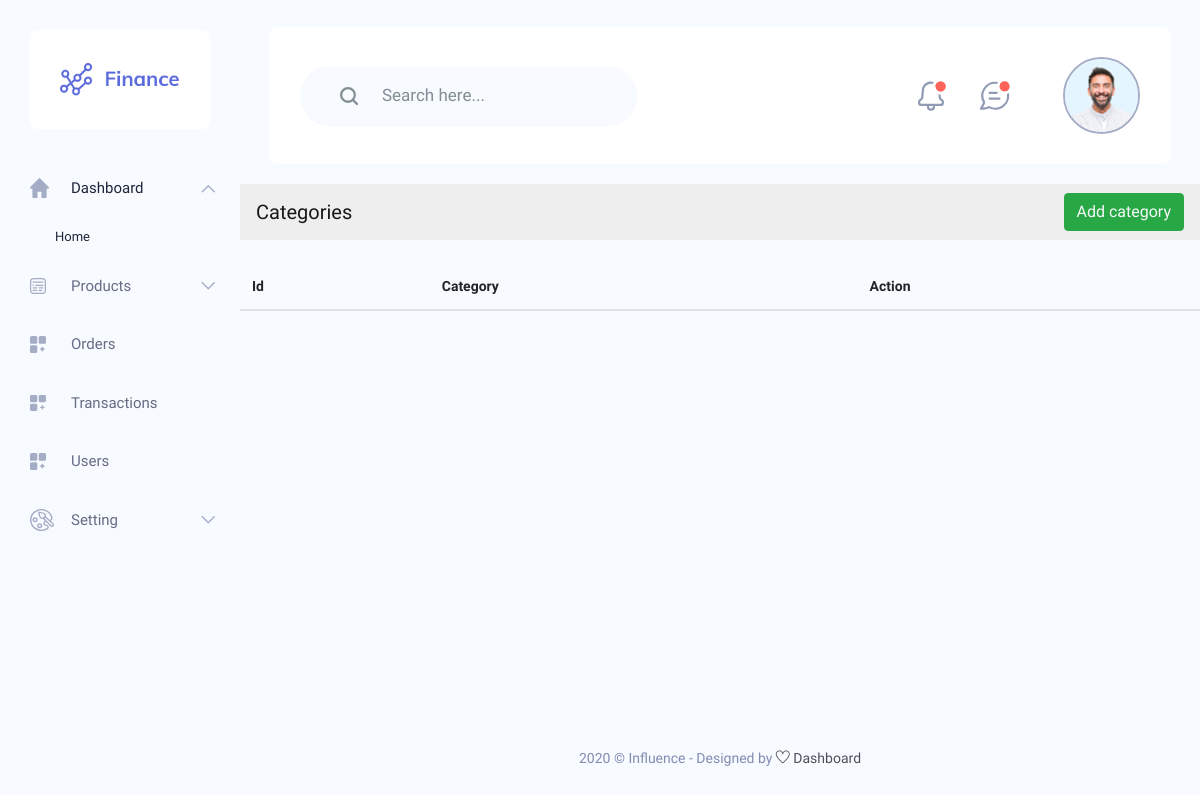
Before: /index.php/dashcontroller/category with the older database file.
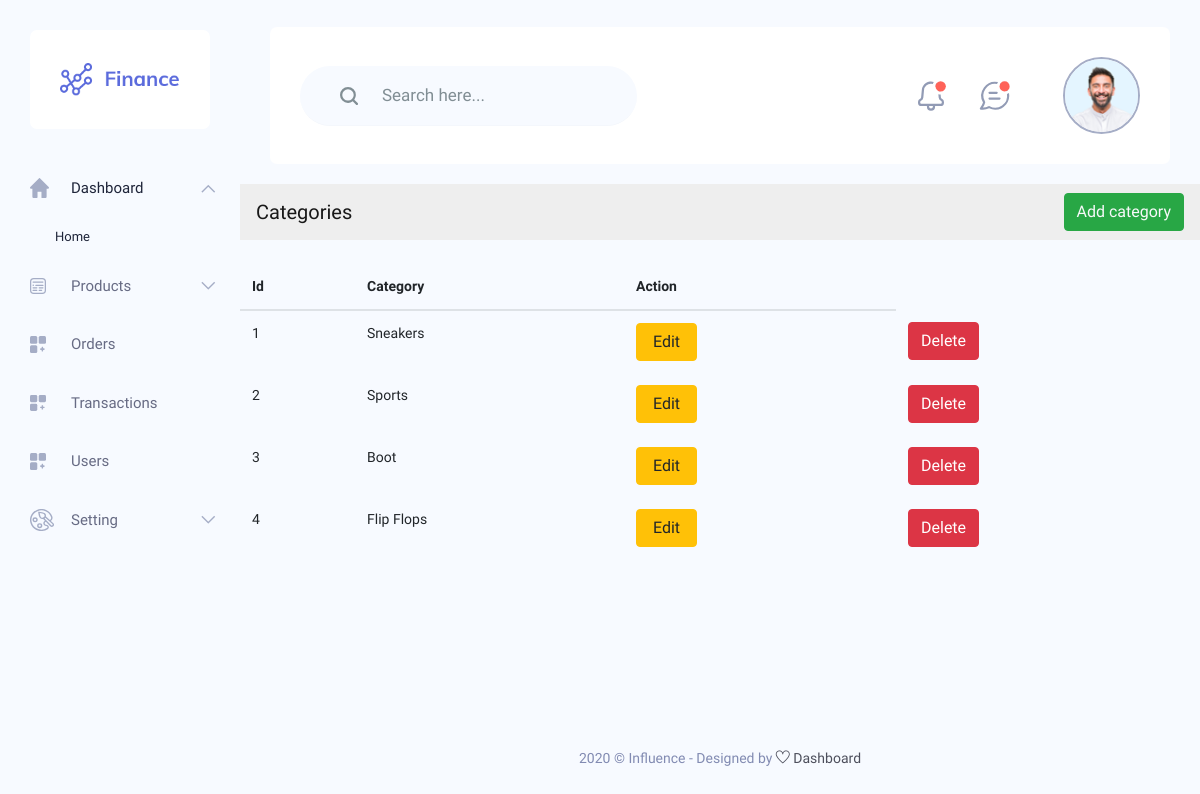
After: the same page with the newer database file.
### tables this page shows
CREATE TABLE `products_category` (
  `id` int(11) NOT NULL,
  `category` varchar(255) DEFAULT NULL,
  `created_on` timestamp NOT NULL DEFAULT current_timestamp(),
  `updated_on` timestamp NOT NULL DEFAULT current_timestamp() ON UPDATE current_timestamp()
);

### application/controllers/DashController.php (called while the page is built, shortened)
<?php
class DashController extends CI_Controller
{
	public function __construct()
	{
		$this->load->database();
		$this->load->model('dashboard_model');
		$this->load->model('category_model');
		$this->load->library('session');
	}
	public function category()
	{
		$data['title'] = "Categories";
		$data['selected_category'] =  $this->category_model->select();
		$data['content'] = $this->load->view('product_admin/pages/products/category', $data, true);
		$this->load->view('product_admin/layout/dashboard_layout', $data);
	}
}

### index.php (called while the page is built, shortened)
<?php
require_once BASEPATH.'core/CodeIgniter.php';

### application/models/category_model.php (called while the page is built, shortened)
<?php if (!defined('BASEPATH')) exit('No direct script access allowed');
class category_model extends CI_Model
{
    function select()
    {
        $sql = $this->db->query('SELECT * FROM products_category');
        return $sql->result();
    }
}

### application/views/product_admin/pages/products/category.php (the view)
<nav class="navbar navbar-light bg-light mb-4">
    <span class="navbar-brand mb-0 h1">Categories</span>
    <span class="mb-0"><a href="category_add" class="btn btn-success text-light">Add category</a></span>
</nav>
<table class="table">
    <thead>
        <tr>
            <th scope="col">Id</th>
            <th scope="col">Category</th>
            <th scope="col" class="colspan-2">Action</th>
        </tr>
    </thead>
    <tbody>
        <?php
        foreach ($selected_category as $store) {
        ?>
            <tr>
                <td><?= $store->id; ?></td>
                <td><?= $store->category; ?></td>
                <td>
                    <a href="<?= base_url("dashcontroller/category_update/$store->id"); ?>" class="btn btn-warning px-3">Edit </a>
                </td>
                <td>
                    <a href="<?= base_url("dashcontroller/category_delete/$store->id"); ?>" class="btn btn-danger">Delete</a>
                </td>
            </tr>
        <?php
        }
        ?>
    </tbody>
</table>

Changed rows visible on the page:
added products_category: id "1", category "Sneakers"
added products_category: id "2", category "Sports"
added products_category: id "3", category "Boot"
added products_category: id "4", category "Flip Flops"
